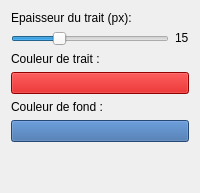
          <widget class="QWidget" name="page">
           <property name="sizePolicy">
            <sizepolicy hsizetype="Expanding" vsizetype="Expanding">
             <horstretch>0</horstretch>
             <verstretch>0</verstretch>
            </sizepolicy>
           </property>
           <layout class="QGridLayout" name="gridLayout_12">
            <item row="0" column="0">
             <layout class="QGridLayout" name="gridLayout_8">
              <item row="0" column="0">
               <widget class="QLabel" name="label">
                <property name="sizePolicy">
                 <sizepolicy hsizetype="Preferred" vsizetype="Fixed">
                  <horstretch>0</horstretch>
                  <verstretch>0</verstretch>
                 </sizepolicy>
                </property>
                <property name="text">
                 <string>Epaisseur du trait (px):</string>
                </property>
               </widget>
              </item>
              <item row="1" column="0">
               <layout class="QHBoxLayout" name="horizontalLayout_7">
                <item>
                 <widget class="QSlider" name="horizontalSlider">
                  <property name="minimum">
                   <number>1</number>
                  </property>
                  <property name="maximum">
                   <number>50</number>
                  </property>
                  <property name="value">
                   <number>15</number>
                  </property>
                  <property name="orientation">
                   <enum>Qt::Horizontal</enum>
                  </property>
                 </widget>
                </item>
                <item>
                 <widget class="QLabel" name="label_10">
                  <property name="sizePolicy">
                   <sizepolicy hsizetype="Preferred" vsizetype="Fixed">
                    <horstretch>0</horstretch>
                    <verstretch>0</verstretch>
                   </sizepolicy>
                  </property>
                  <property name="text">
                   <string>15</string>
                  </property>
                 </widget>
                </item>
               </layout>
              </item>
              <item row="2" column="0">
               <layout class="QVBoxLayout" name="verticalLayout_6">
                <item>
                 <widget class="QLabel" name="label_2">
                  <property name="sizePolicy">
                   <sizepolicy hsizetype="Preferred" vsizetype="Fixed">
                    <horstretch>0</horstretch>
                    <verstretch>0</verstretch>
                   </sizepolicy>
                  </property>
                  <property name="text">
                   <string>Couleur de trait :</string>
                  </property>
                 </widget>
                </item>
                <item>
                 <widget class="QPushButton" name="strokeColorButton2">
                  <property name="sizePolicy">
                   <sizepolicy hsizetype="Expanding" vsizetype="Fixed">
                    <horstretch>0</horstretch>
                    <verstretch>0</verstretch>
                   </sizepolicy>
                  </property>
                  <property name="autoFillBackground">
                   <bool>false</bool>
                  </property>
                  <property name="styleSheet">
                   <string notr="true">background-color: rgb(204, 0, 0);</string>
                  </property>
                  <property name="text">
                   <string/>
                  </property>
                 </widget>
                </item>
               </layout>
              </item>
              <item row="3" column="0">
               <layout class="QVBoxLayout" name="verticalLayout_7">
                <item>
                 <widget class="QLabel" name="label_3">
                  <property name="sizePolicy">
                   <sizepolicy hsizetype="Preferred" vsizetype="Fixed">
                    <horstretch>0</horstretch>
                    <verstretch>0</verstretch>
                   </sizepolicy>
                  </property>
                  <property name="text">
                   <string>Couleur de fond :</string>
                  </property>
                 </widget>
                </item>
                <item>
                 <widget class="QPushButton" name="fillColorButton">
                  <property name="sizePolicy">
                   <sizepolicy hsizetype="Expanding" vsizetype="Fixed">
                    <horstretch>0</horstretch>
                    <verstretch>0</verstretch>
                   </sizepolicy>
                  </property>
                  <property name="autoFillBackground">
                   <bool>false</bool>
                  </property>
                  <property name="styleSheet">
                   <string notr="true">background-color: rgb(52, 101, 164);</string>
                  </property>
                  <property name="text">
                   <string/>
                  </property>
                 </widget>
                </item>
                <item>
                 <spacer name="verticalSpacer_2">
                  <property name="orientation">
                   <enum>Qt::Vertical</enum>
                  </property>
                  <property name="sizeHint" stdset="0">
                   <size>
                    <width>20</width>
                    <height>40</height>
                   </size>
                  </property>
                 </spacer>
                </item>
               </layout>
              </item>
             </layout>
            </item>
           </layout>
          </widget>
